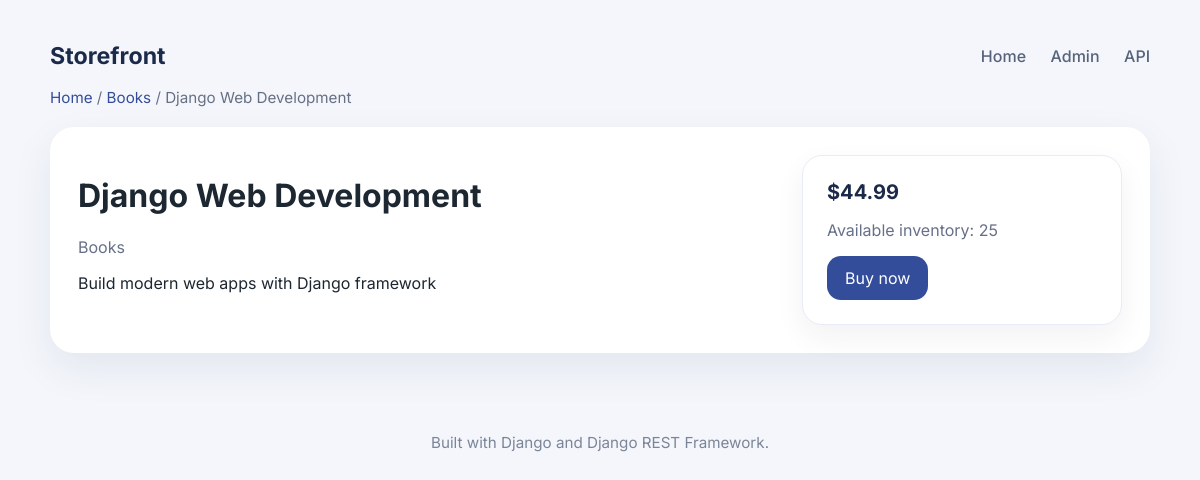
Page /product/django-web-development/ on the committed database.
### store/models.py (models this page shows, shortened)
class Product(models.Model):
    category = models.ForeignKey(Category, related_name='products', on_delete=models.CASCADE)
    name = models.CharField(max_length=200)
    slug = models.SlugField(max_length=220, unique=True)
    description = models.TextField(blank=True)
    price = models.DecimalField(max_digits=10, decimal_places=2)
    inventory = models.PositiveIntegerField(default=0)
    is_active = models.BooleanField(default=True)
    created_at = models.DateTimeField(auto_now_add=True)
    updated_at = models.DateTimeField(auto_now=True)
    class Meta:
        ordering = ['name']

class Category(models.Model):
    name = models.CharField(max_length=100)
    slug = models.SlugField(max_length=120, unique=True)
    class Meta:
        ordering = ['name']

### store/views.py (the view)
# urls.py: path('product/<slug:slug>/', views.product_detail, name='product_detail'),
def product_detail(request, slug):
    product = get_object_or_404(Product, slug=slug, is_active=True)
    return render(request, 'store/product_detail.html', {
        'product': product,
    })

### store_api/cors.py (called while the page is built)
    def __call__(self, request):
        if request.method == 'OPTIONS':
            response = HttpResponse()
        else:
            response = self.get_response(request)
        origin = request.headers.get('Origin')
        if origin in self.allowed_origins:
            response['Access-Control-Allow-Origin'] = origin
            response['Access-Control-Allow-Credentials'] = 'true'
            response['Access-Control-Allow-Headers'] = 'authorization, content-type'
            response['Access-Control-Allow-Methods'] = 'GET, POST, PUT, PATCH, DELETE, OPTIONS'
        return response

### store/templates/store/product_detail.html (shortened to what this page needs)
{% extends 'store/base.html' %}
{% block content %}
<div class="breadcrumbs"><a href="{% url 'store:home' %}">Home</a> / <a href="{% url 'store:category_products' product.category.slug %}">{{ product.category.name }}</a> / {{ product.name }}</div>
<div class="section" style="display:grid; gap:24px; grid-template-columns:1fr 320px; align-items:start;">
    <div>
        <h1>{{ product.name }}</h1>
        <p class="text-muted">{{ product.category.name }}</p>
        <p>{{ product.description }}</p>
    </div>
    <div class="card" style="padding:24px;">
        <div class="product-price">${{ product.price }}</div>
        <p class="text-muted">Available inventory: {{ product.inventory }}</p>
        <a class="button" href="{% url 'store:checkout' product.slug %}">Buy now</a>
    </div>
</div>
{% endblock %}

### store/templates/store/base.html (style rules this page uses)
body { margin:0; font-family:'Inter',sans-serif; background:#f4f6fb; color:#1d2731; }
.hero, .section { background:#fff; border-radius:24px; padding:28px; box-shadow:0 16px 40px rgba(31,55,86,.08); margin-bottom:24px; }
.card { background:#fff; border-radius:20px; border:1px solid #e8ecf6; overflow:hidden; box-shadow:0 12px 30px rgba(29,39,49,.06); }
.button, .btn { display:inline-flex; align-items:center; justify-content:center; padding:12px 18px; border-radius:14px; text-decoration:none; border:none; cursor:pointer; transition:.2s ease; }
.button { background:#334d9a; color:#fff; }
.text-muted { color:#677089; }
.product-price { font-size:1.25rem; font-weight:700; color:#1b2a49; }
.breadcrumbs { color:#667085; font-size:.95rem; margin-bottom:20px; }
.breadcrumbs a { color:#334d9a; text-decoration:none; }

### rows in the picture
Product: category.name "Books", name "Django Web Development", description "Build modern web apps with Django framework", price "44.99", inventory "25"
